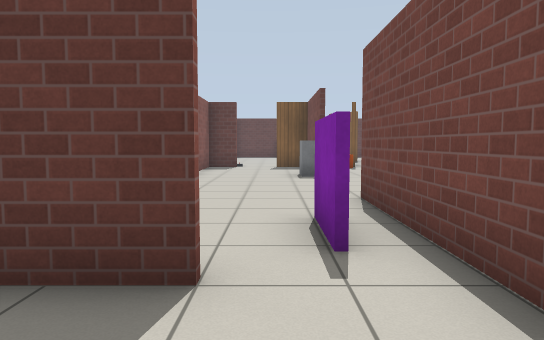
view 1 (above)

24 first-person views from a walk through a robot-simulator world made for Gazebo. The camera is 0.94 m above the floor, tilts 4° down and sees 70° across. The floor is counted in squares, 1 m on a side. Each view is taken from the middle of a square. On the plan, view 1 faces up. The plan holds only what a view shows up to about 13 squares ahead; the rest is blank. Simple patterns stand in for the simulator's built-in surfaces.

view 2
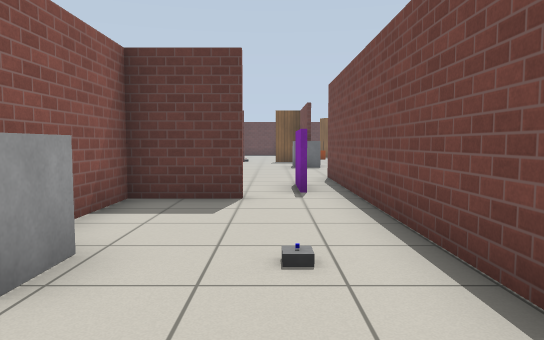

view 3
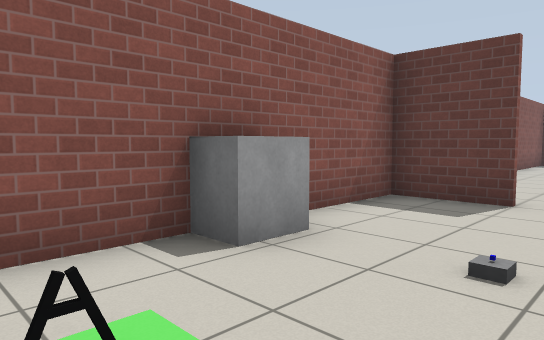

view 4
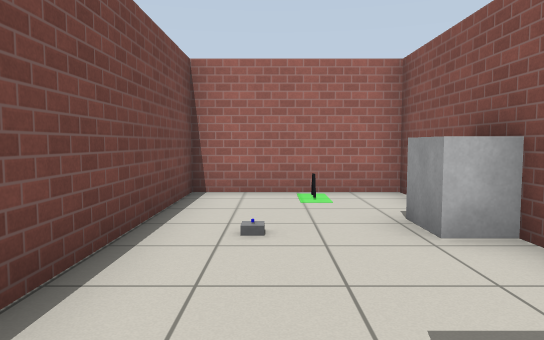

view 5
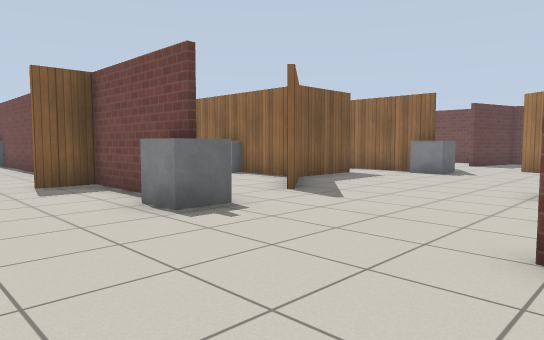

view 6
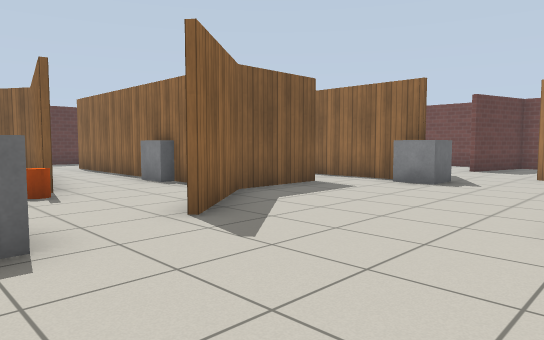

view 7
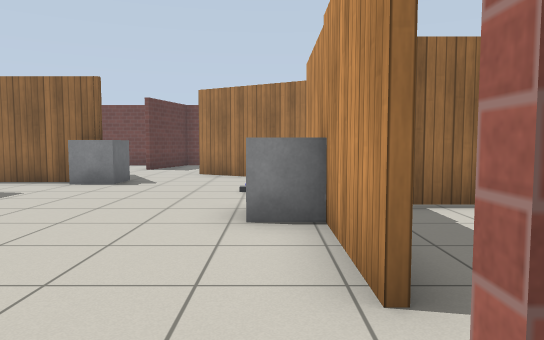

view 8
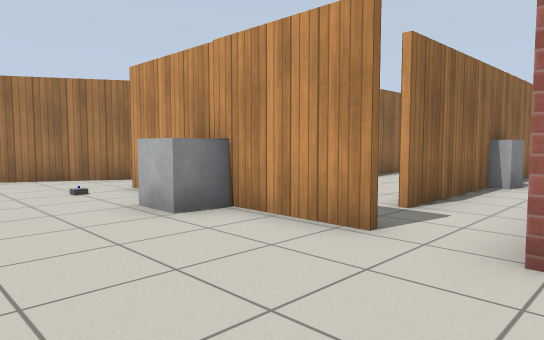

view 9
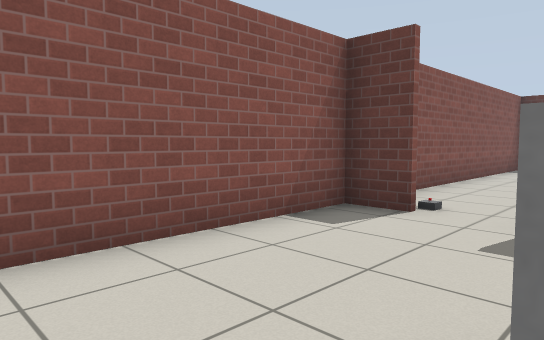

view 10
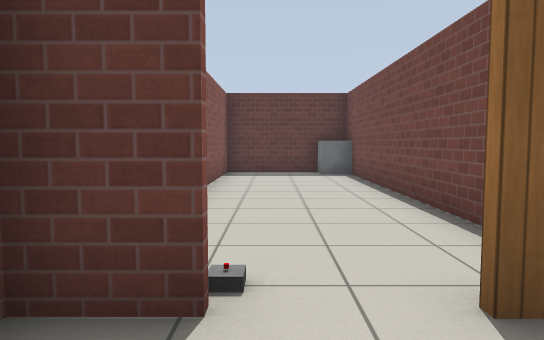

view 11
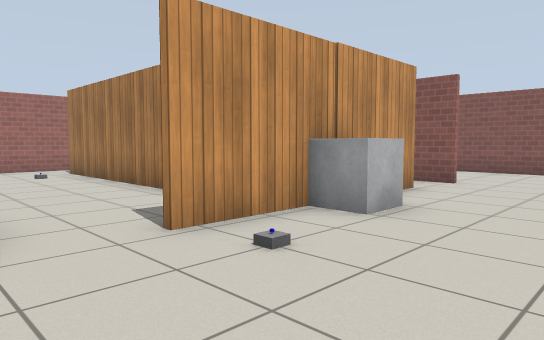

view 12
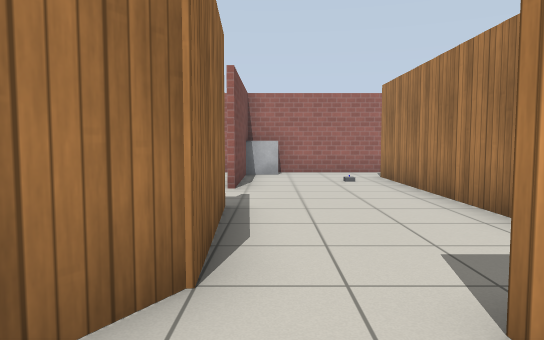

view 13
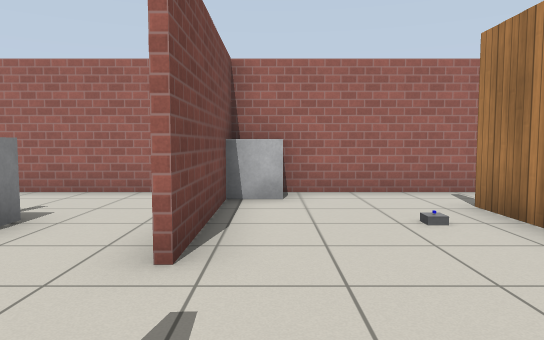

view 14
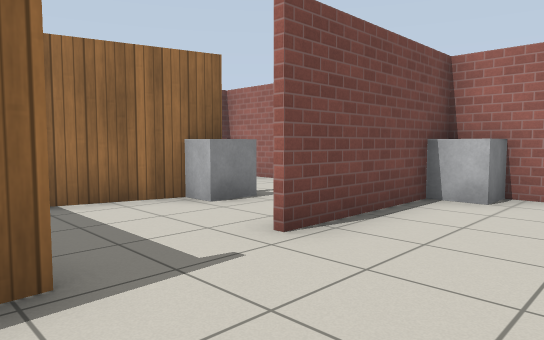

view 15
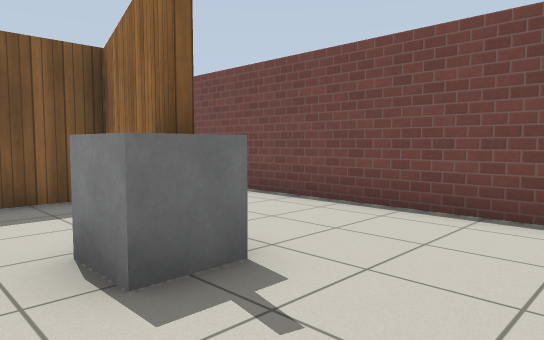

view 16
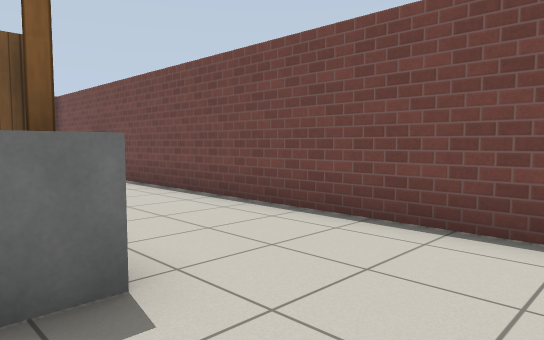

view 17
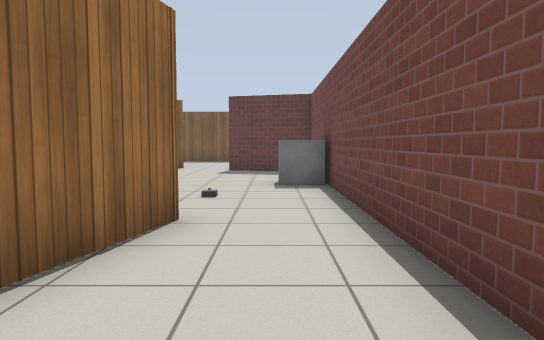

view 18
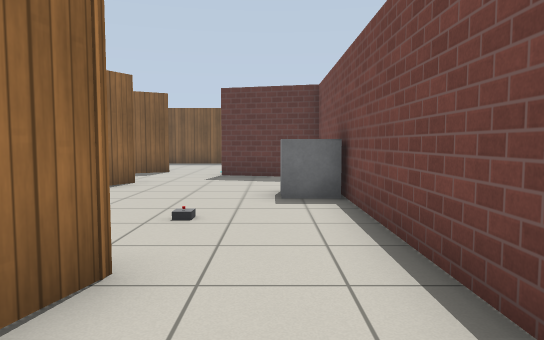

view 19
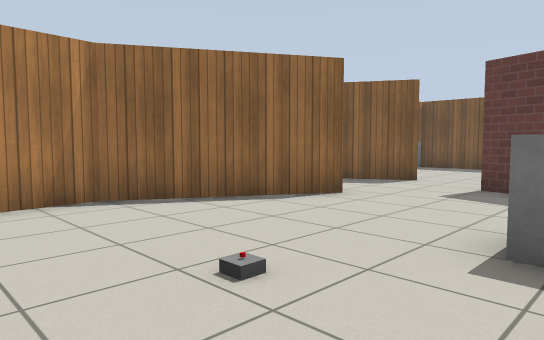

view 20
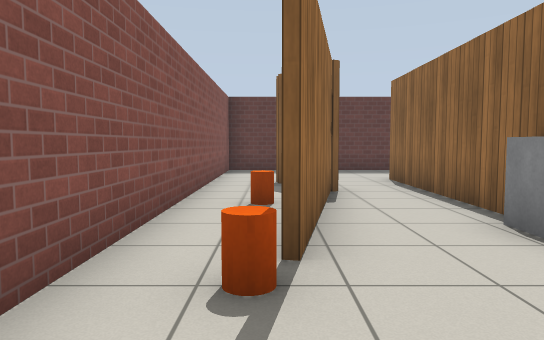

view 21
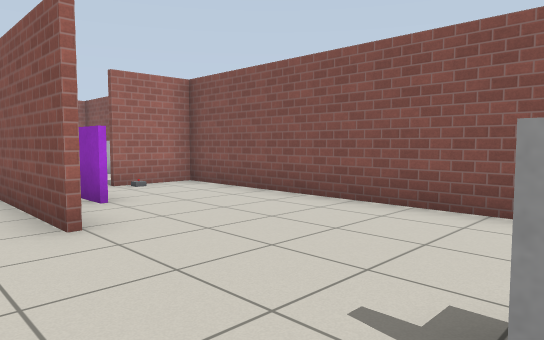

view 22
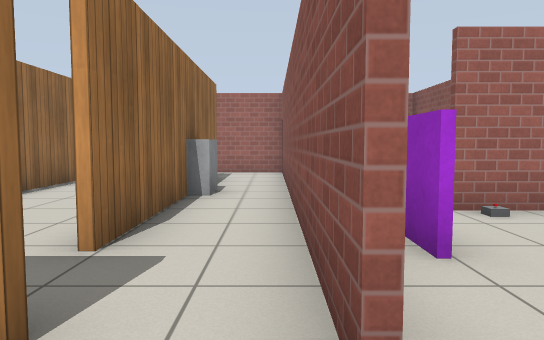

view 23
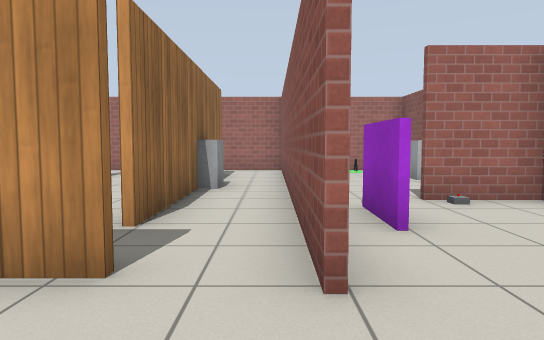

view 24
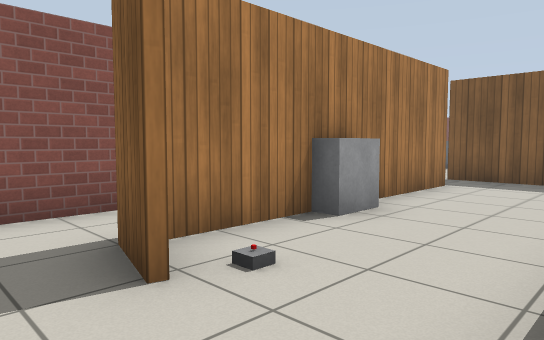

### Floor plan
Points are (right, up) in squares from view 1. A wall is a line through its corners. A room is listed if a view was taken in it or the views show most of it. See-through windows are left out.
Room 1 (views 1, 2, 3, 4)
walls: (-0.4, 2.5) (-2.5, 2.5); (1.5, -4.4) (1.5, 3.6); (-2.4, 3.1) (-2.4, -4.4) (2, -4.4)
ways out: opening at (0.5, 3) to room 2
objects: grey box (-3, -2) to (-2, -1); other object (-1, -4); grey box (0, -1)
Room 2 (views 5, 6, 7, 8, 9, 10, 11, 12, 13, 14, 20, 21, 22, 23, 24)
walls: (1.5, 12.4) (1.5, 15) (0.1, 15); (3.1, 6.3) (8.9, 6.3); (6, 13.4) (6, 22.1); (3.1, 15.3) (3.5, 17.3); (8.6, 13) (6.1, 13) (3.8, 11.2); (10.3, 11.4) (10.3, 13.5); (1.5, 3.6) (1.5, 6.8); (-1.2, 15) (-2.4, 15) (-2.4, 3.1); (7, 3.2) (7, -2.8); (1.5, 17.2) (1.5, 24.5); (1.7, 17.4) (1.7, 14); (10.5, 5.5) (12.7, 9.3); (11.9, 12) (11.1, 11.5); (4.1, 19.5) (3.3, 15.3); (-2.5, 2.7) (-0.5, 2.7); (10.8, 2.2) (10.8, 5.6); (6, -4.4) (10.8, -4.4) (10.8, 0.1); (0.5, 25.3) (-2.4, 25.3) (-2.4, 17.5)
ways out: opening at (0.5, 3) to room 1; opening at (12, 10.5) to room 4; gap at (3, 6) to room 6; opening at (7, -3.5) to room 7; opening at (11, 1.5) to room 8; opening at (2, 17); opening at (5, 22); opening at (9, 13)
objects: grey box (-1, 15); purple box (1, 4) to (1, 5); grey box (1, 11) to (2, 12); grey box (1, 25) to (1, 26); orange cylinder (3, 15); grey box (6, 7); grey box (6, 16) to (7, 16); grey box (8, -2); grey box (9, 7); grey box (10, -4); grey box (10, 11) to (11, 11)
Room 3 (views 15, 16, 17, 18, 19)
walls: (14.9, 2.8) (14.2, 0.4); (11.4, -4.4) (17.3, -4.4) (17.3, 3.5)
ways out: opening at (16.5, 4) to room 4; opening at (12.5, -0.5) to room 8
Room 4 (no view inside)
walls: (12.8, 9.2) (10.7, 5.4) (10.7, 4); (17.3, 3.5) (17.3, 10.5) (14.5, 11.3); (12.8, 12.5) (11.9, 12)
ways out: opening at (12, 10.5) to room 2; opening at (16.5, 4) to room 3; opening at (13.5, 12.5)
objects: grey box (15, 5); grey box (16, 7) to (17, 7)
Room 5 (no view inside)
walls: (6.9, 3.9) (6.9, 4.9); (3.7, 4.7) (3.7, 1.3); (6.9, -0.4) (6.9, 0.5)
ways out: opening at (4, 5) to room 6; opening at (5.5, -1.5) to room 7
Room 6 (no view inside)
walls: (3.5, 1.6) (3.5, 4.7); (5.2, 6.2) (3.1, 6.2); (1.7, 6.8) (1.7, -0.4)
ways out: gap at (3, 6) to room 2; opening at (4, 5) to room 5; opening at (3, -1.5) to room 9
objects: grey box (3, 0) to (4, 1)
Room 7 (no view inside)
walls: (6.9, -1.6) (6.9, -0.4); (3.7, -0.5) (3.7, -2.2)
ways out: opening at (7, -3.5) to room 2; opening at (5.5, -1.5) to room 5; opening at (4, -3.5) to room 9
objects: grey box (5, -2)
Room 8 (no view inside)
walls: (13.6, -1.4) (14.6, 2.5) (13.1, 2.5)
ways out: opening at (11, 1.5) to room 2; opening at (12.5, -0.5) to room 3
objects: grey box (13, -1)
Room 9 (no view inside)
walls: (4.7, -2.8) (3.5, -2.5) (3.5, -0.3); (2, -4.4) (3.7, -4.4); (1.7, -0.4) (1.7, -4.4)
ways out: opening at (3, -1.5) to room 6; opening at (4, -3.5) to room 7

Positions as (right, up) in squares from view 1, and headings:
1: (0, 0), facing up
2: (0, -4), facing up
3: (1, -4), facing up-left
4: (0, 3), facing down
5: (-2, 6), facing up-right
6: (1, 7), facing up-right
7: (1, 7), facing right
8: (1, 10), facing down-right
9: (1, 10), facing up-left
10: (-1, 13), facing up
11: (11, 10), facing down-left
12: (10, 8), facing down
13: (10, 3), facing down
14: (8, 3), facing down-right
15: (12, -4), facing up-right
16: (13, -4), facing up-right
17: (16, -2), facing up
18: (16, 0), facing up
19: (17, 3), facing up-left
20: (3, 12), facing up
21: (3, 11), facing down-left
22: (2, 8), facing down
23: (2, 9), facing down
24: (7, -4), facing up-left
